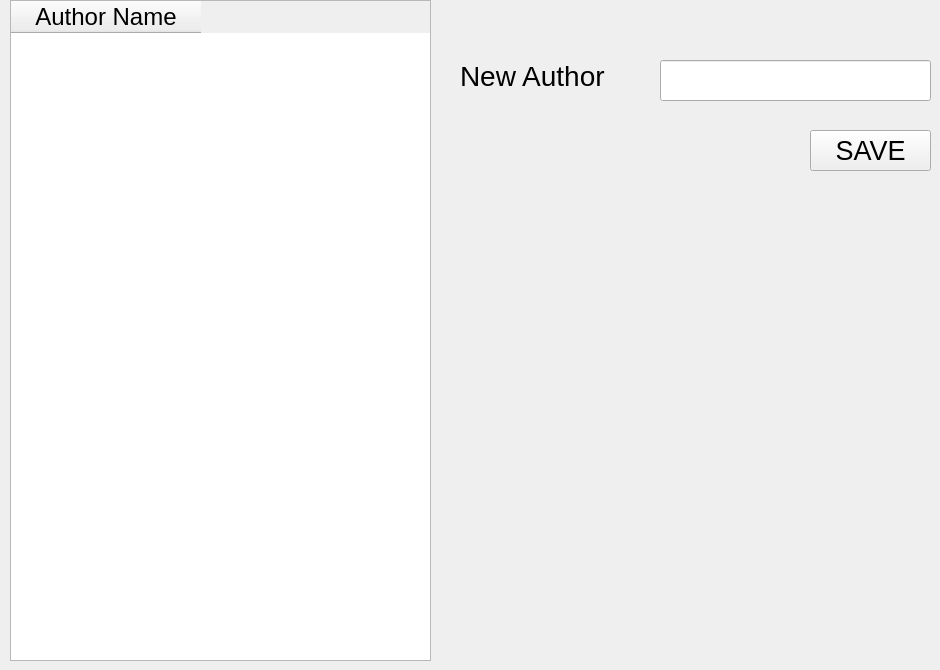
      <widget class="QWidget" name="tab_8">
       <attribute name="title">
        <string>Author</string>
       </attribute>
       <widget class="QPushButton" name="pushButton_15">
        <property name="geometry">
         <rect>
          <x>810</x>
          <y>130</y>
          <width>121</width>
          <height>41</height>
         </rect>
        </property>
        <property name="font">
         <font>
          <family>Segoe UI</family>
          <pointsize>20</pointsize>
         </font>
        </property>
        <property name="text">
         <string>SAVE</string>
        </property>
       </widget>
       <widget class="QLineEdit" name="lineEdit_20">
        <property name="geometry">
         <rect>
          <x>660</x>
          <y>60</y>
          <width>271</width>
          <height>41</height>
         </rect>
        </property>
       </widget>
       <widget class="QLabel" name="label_27">
        <property name="geometry">
         <rect>
          <x>460</x>
          <y>60</y>
          <width>201</width>
          <height>31</height>
         </rect>
        </property>
        <property name="font">
         <font>
          <family>Segoe UI</family>
          <pointsize>21</pointsize>
         </font>
        </property>
        <property name="text">
         <string>New Author</string>
        </property>
       </widget>
       <widget class="QTableWidget" name="tableWidget_3">
        <property name="geometry">
         <rect>
          <x>10</x>
          <y>0</y>
          <width>421</width>
          <height>661</height>
         </rect>
        </property>
        <property name="font">
         <font>
          <family>Segoe UI</family>
          <pointsize>18</pointsize>
         </font>
        </property>
        <attribute name="horizontalHeaderDefaultSectionSize">
         <number>190</number>
        </attribute>
        <column>
         <property name="text">
          <string>Author Name</string>
         </property>
        </column>
       </widget>
      </widget>
